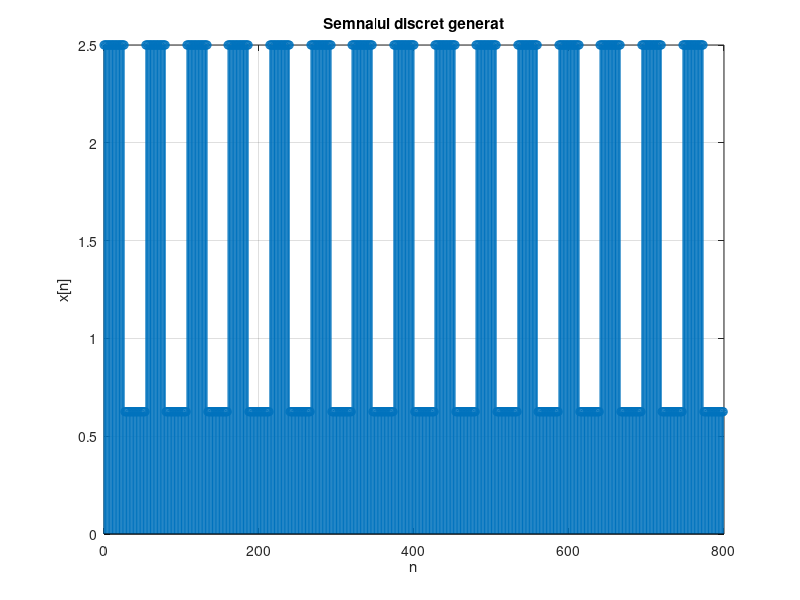
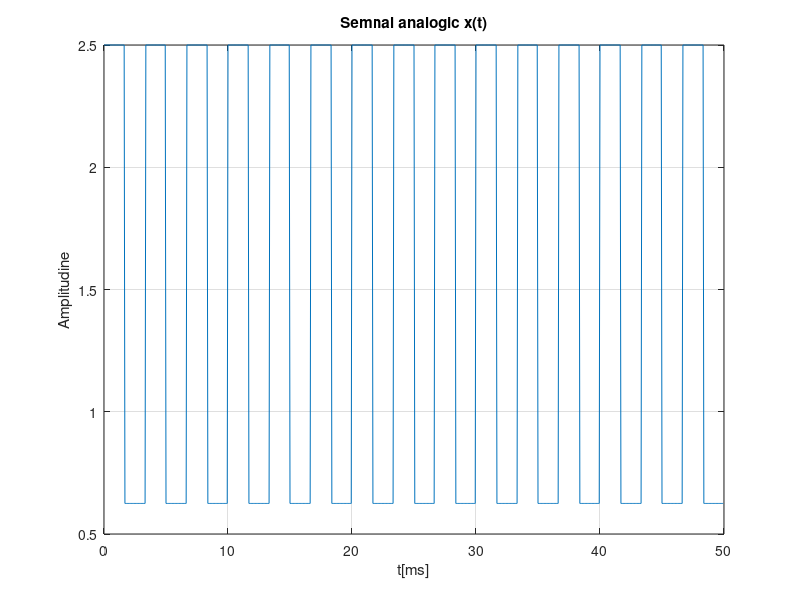

These figures' MATLAB source, in order: (Note: this script raises an error after producing the figures.)
close all;
clc;
clear;
%% semnal dreptunghiular cu amplitudinea A/4 - A si factor de umplere de 50%   ------ punctul a). din tema
% F0 = 300; A = 2.5; Tmax = 50 ms; Fs = 16000; Nfft = 1024;

F0 = 300; %frecventa fundamentala
A = 2.5;  %amplitudinea semnalului
Tmax = 0.05;  %timpul de analiza maxim al semnalului
Fs = 16000;   %frecventa de esantionare
Nfft = 1024;  %numarul de esantioane pentru transformata Fourier

Ts = 1/Fs;   %perioada de esantionare
T = 1/F0;    %perioada semnalului
N_es = Tmax*Fs; %numarul total de esantioane din Tmax
n = 0:N_es-1;   %vectorul unitate pentru reprezentarea semnalului discret
P = Tmax/T; %numarul de perioade din Tmax
N = N_es/P; %numarul de esantioane ca semnalul sa fie periodic

%% semnal discret x[n]
x = (A/2).*(square(2*pi*F0/Fs*n)+1);  %functia de generare a semnalului S3
x(x<A/4)=A/4;                         %pentru valori mai mici de A/4 se seteaza amplitudinea semnalului la A/4
figure(1),stem(n,x),grid on
title('Semnalul discret generat'),xlabel('n'),ylabel('x[n]');

%% semnal analogic refacut prin conversie digital-analogica
t = 0:Ts:Tmax-Ts;  %vectorul timp pentru reprezentarea semnalului analogic

% x_analogic = (A/2).*(square(2*pi*F0*t)+1);
% x_analogic(x_analogic<A/4)=A/4;

x_analogic = interp1(n/Fs, x, t);   %functie matlab predefinita pentru refacerea semnalului analogic prin conversie D/A

figure(2), plot(1000*t, x_analogic)
title('Semnal analogic x(t)')
xlabel('t[ms]')
ylabel('Amplitudine')
grid on

parametrii(x, N_es, Tmax, T);  %punctul b cu functia de valoare medie si numarul de perioade

%% punctul c).
X=fft(x,N_es);%transformata fourier discreta a lui x(n) in Nes puncte
k=0:N_es-1;
figure(3), plot(k,abs(X)), title('Spectrul de amplitudine |X(k)|'), xlabel('k'), ylabel('X|k|'), grid  %afisarea modulului TFD a semnalui x

k0 = F0*N_es/Fs; %verificare k0 = P
%primul subpunct

f = -0.5: 1/N_es: 0.5-1/N_es;
figure(4)
subplot(2,1,1), plot(f,fftshift(abs(X))), title('Spectrul de amplitudini in frecvente normate'), xlabel('frecventa normata'), ylabel('|X|'), grid
subplot(2,1,2), plot(f,fftshift(angle(X))), title('Spectrul de faza in frecvente normate'), xlabel('frecventa normata'), ylabel('|phase|'), grid
%al doilea subpunct

F = -Fs/2:Fs/N_es:Fs/2-Fs/N_es;
figure(5)
plot(F,fftshift(abs(X))), title('Spectrul de amplitudini in frecvente nenormate'), xlabel('F[Hz]'), ylabel('|X|'), grid
% ultimul subpunct

%% punctul d).
X=fft(x,Nfft);%transformata fourier discreta a lui x(n) in Nfft puncte
k=0:Nfft-1;
figure(6), plot(k,abs(X)), title('Spectrul de amplitudine |X(k)|'), xlabel('k'), ylabel('X|k|'), grid  %afisarea modulului TFD a semnalui x

k1 = F0*Nfft/Fs; %verificare k1 != k0 => difera numarul de esantioane si nu corespunde cu perioada si frecventa Fs de esantionare
%primul subpunct

f = -0.5: 1/Nfft: 0.5-1/Nfft;
figure(7)
subplot(2,1,1), plot(f,fftshift(abs(X))), title('Spectrul de amplitudini in frecvente normate'), xlabel('frecventa normata'), ylabel('|X|'), grid
subplot(2,1,2), plot(f,fftshift(angle(X))), title('Spectrul de faza in frecvente normate'), xlabel('frecventa normata'), ylabel('|phase|'), grid
%al doilea subpunct

F = -Fs/2:Fs/Nfft:Fs/2-Fs/Nfft;
figure(8)
plot(F,fftshift(abs(X))), title('Spectrul de amplitudini in frecvente nenormate'), xlabel('F[Hz]'), ylabel('|X|'), grid
% ultimul subpunct
